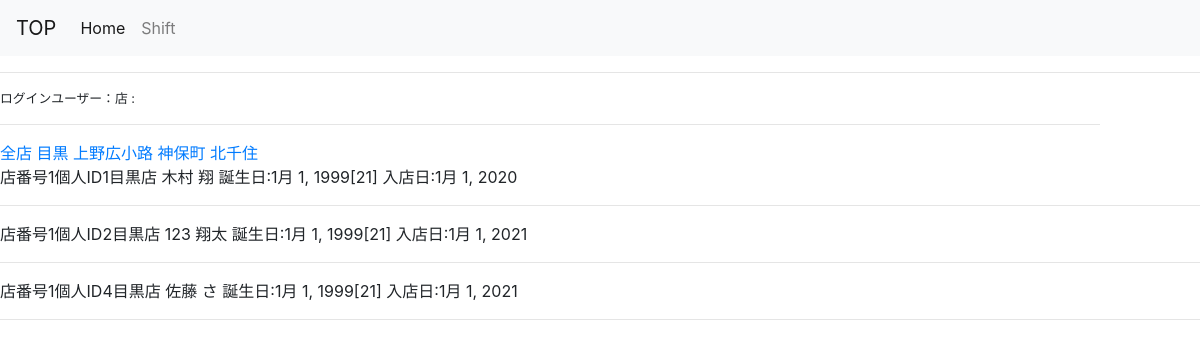
The page /user_list/1/shop_list/ on the database as committed earlier.
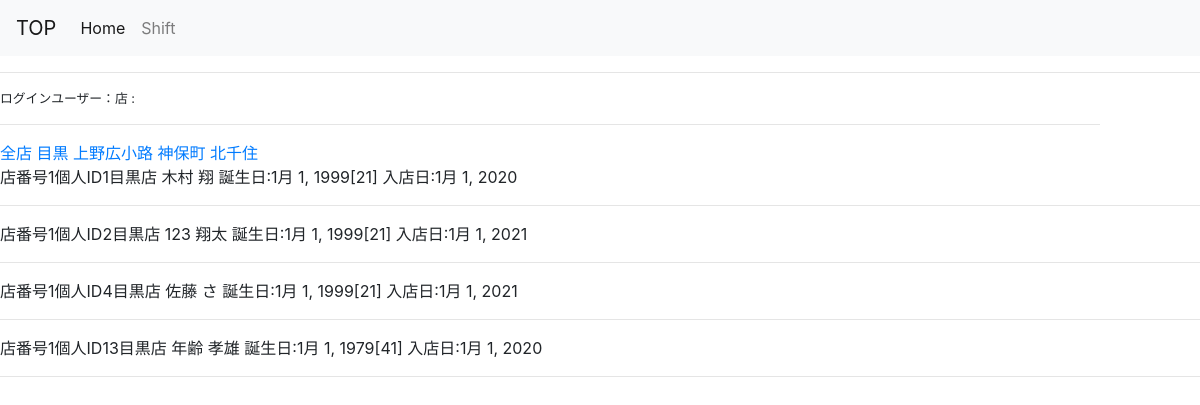
The same page on the database as committed later.
### register/models.py (models this page shows, shortened)
class User(AbstractBaseUser, PermissionsMixin):
    email = models.EmailField(_('email address'), unique=True)
    first_name = models.CharField(_('first name'), max_length=30, blank=True)
    last_name = models.CharField(_('last name'), max_length=150, blank=True)
    is_staff = models.BooleanField(
        _('staff status'),
        default=False,
        help_text=_(
            'Designates whether the user can log into this admin site.'),
    )
    is_active = models.BooleanField(
        _('active'),
        default=True,
        help_text=_(
            'Designates whether this user should be treated as active. '
            'Unselect this instead of deleting accounts.'
        ),
    )
    date_joined = models.DateTimeField(_('date joined'), default=timezone.now)
    objects = CustomUserManager()
    EMAIL_FIELD = 'email'
    USERNAME_FIELD = 'email'
    REQUIRED_FIELDS = []
    class Meta:
        verbose_name = _('user')
        verbose_name_plural = _('users')

class Shops(models.Model):
    SHOP_CHOICES = (
    ('1', '目黒'),
    ('2', '狛江'),
    ('3', '神保町'),
    ('4', '上野広小路'),
    ('5', '北千住'),)
    shop = models.CharField("店舗", max_length=3,choices=SHOP_CHOICES, blank=True,default=1)
    user = models.OneToOneField(settings.AUTH_USER_MODEL,on_delete=models.CASCADE,)
    def __str__(self):
        return self.shop

class UserData(models.Model):
    date_of_birth = models.DateField("生年月日",blank=True,default=datetime(1999, 1, 1))
    start_day = models.DateField("入店日",blank=True,default=datetime(1999, 1, 1))
    user = models.OneToOneField(settings.AUTH_USER_MODEL,on_delete=models.CASCADE)

### register/views.py (the view)
# urls.py: path('user_list/<int:pk>/shop_list/',views.Shoplist.as_view(),name='shop_list'),
class Shoplist(generic.ListView):
    model = User
    template_name = 'Shop_list'
    def get_context_data(self, **kwargs):
        context = super().get_context_data(**kwargs)
        context['shop'] = self.shop
        return context
    def get_queryset(self):
        shop = self.shop = get_object_or_404(Shops, pk=self.kwargs['pk'])
        queryset = super().get_queryset().filter(shops__shop=shop)
        return queryset

### register/templatetags/math_tags.py (called while the page is built)
@register.filter
def age(v):
    if v is None:
        return None
    else:
        today = datetime.today()
        tyear = today.year
        tmonth= today.month
        tday=today.day
        byear = v.year
        bmonth = v.month
        bday =v.day
        age = tyear-byear
        if tmonth <= bmonth and tday <= bday:
            age = age-1
        return age

### register/templates/register/user_list.html (shortened to what this page needs)
{% extends "register/base.html" %}
{% block content %}
{% load math_tags %}
        <a href="{% url 'register:user_list' %}" >全店</a>
        <a href="{% url 'register:shop_list' 1 %}" >目黒</a>
        <a href="{% url 'register:shop_list' 5 %}">上野広小路</a>
        <a href="{% url 'register:shop_list' 4 %}">神保町</a>
        <a href="{% url 'register:shop_list' 6 %}">北千住</a><br>
<tr>
{% for user in user_list %}
<td>店番号{{ user.shops.shop }}個人ID{{ user.id }}{{user.shops.get_shop_display}}店</td>
<td>{{ user.last_name }}&nbsp;{{user.first_name}}</td>
<td>誕生日:{{user.userdata.date_of_birth}}[{{user.userdata.date_of_birth|age}}]  </td>
<td>入店日:{{user.userdata.start_day }}  </td><hr>
</tr>
{% endfor %}
{% endblock %}

### register/templates/register/base.html (shortened to what this page needs)
{% load static %}
<head>
    <link rel="stylesheet" href="https://stackpath.bootstrapcdn.com/bootstrap/4.3.1/css/bootstrap.min.css">
<head>
  {% if user.is_superuser %}
    <nav class="navbar navbar-expand-lg navbar-light bg-light">
        <a class="navbar-brand" href="#">TOP</a>
        <button class="navbar-toggler" type="button" data-toggle="collapse" data-target="#navbarNavDropdown" aria-controls="navbarNavDropdown" aria-expanded="false" aria-label="Toggle navigation">
          <span class="navbar-toggler-icon"></span>
        </button>
        <div class="collapse navbar-collapse" id="navbarNavDropdown">
          <ul class="navbar-nav">
            <li class="nav-item active">
              <a class="nav-link" href="{% url 'register:top' %}">Home <span class="sr-only">(current)</span></a>
            </li>
            <li class="nav-item">
              <a class="nav-link" href="{% url 'register:user_list'%}">UserList</a>
            </li>
            <li class="nav-item">
              <a class="nav-link" href="{% url 'app:month_with_forms' user.pk  %}">Shift</a>
            </li>
            <li class="nav-item">
              <a class="nav-link" href="{% url 'app:shift_list' %}">Shift確認</a>
            </li>
            <li class="nav-item dropdown">
              <a class="nav-link dropdown-toggle" href="#" id="navbarDropdownMenuLink" role="button" data-toggle="dropdown" aria-haspopup="true" aria-expanded="false">
                Dropdown link
              </a>
              <div class="dropdown-menu" aria-labelledby="navbarDropdownMenuLink">
                <a class="dropdown-item" href="{% url 'app:week_with_schedule' user.pk %}">Action</a>
                <a class="dropdown-item" href="{% url 'app:mycalendar' user.pk %}">Another action</a>
                <a class="dropdown-item" href="#">Something else here</a>
              </div></li>
              </ul>
        </div>
      </nav><hr>
      <div class="mgr-10"><small>ログインユーザー：{{user.shops.get_shop_display}}店&nbsp;:&nbsp;{{ user.last_name }}&nbsp;{{user.first_name}}</small><hr></div>
  {% else %}
  <nav class="navbar navbar-expand-lg navbar-light bg-light">
    <a class="navbar-brand" href="#">TOP</a>
    <div class="collapse navbar-collapse" id="navbarNavDropdown">
      <ul class="navbar-nav">
        <li class="nav-item active">
          <a class="nav-link" href="{% url 'register:top' %}">Home <span class="sr-only">(current)</span></a>
        </li>
        <li class="nav-item">
          <a class="nav-link" href="{% url 'app:month_with_forms' user.pk  %}">Shift</a>
        </li>
          </div></li>
  </nav><hr>
  <div class="mgr-10"><small>ログインユーザー：{{user.shops.get_shop_display}}店&nbsp;:&nbsp;{{ user.last_name }}&nbsp;{{user.first_name}}</small><hr></div>
      {% endif %}
        {% block content %}{% endblock %}</div>
</html>

### register/templates/register/base.html (style rules this page uses)
.mgr-10 { margin-right : 100px; }

Rows that differ between the two databases and show on the page:
added User: shops.shop "1", id "13", shops.shop "目黒", last_name "年齢", first_name "孝雄", userdata.date_of_birth "1月 1, 1979", userdata.date_of_birth|age "41", userdata.start_day "1月 1, 2020"
